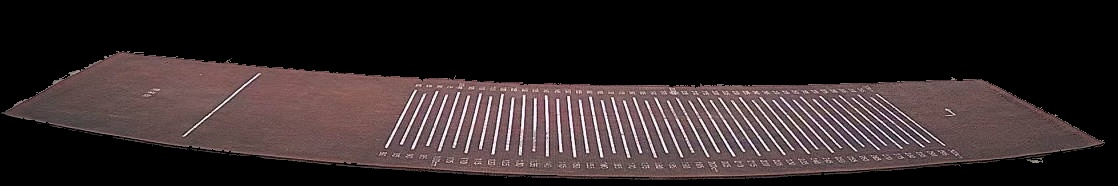
#> input picture sport_demo1/img/onlyRedArea.jpg, 1118 x 186 px
$ python cannyDemo.py
#> lines starting #> are read from the running program, lines starting #| are printed output that depends on the picture; after the words box and inside, x2 and y2 are one past the last pixel; in counts of white or black regions, pixels touching at a corner belong together
import cv2
import numpy as np

cv2.namedWindow('edge_detection')
cv2.createTrackbar('minThreshold', 'edge_detection', 50, 1000, lambda x: x)
cv2.createTrackbar('maxThreshold', 'edge_detection', 100, 1000, lambda x: x)

img = cv2.imread('../img/onlyRedArea.jpg', cv2.IMREAD_GRAYSCALE)  # 替换为您的图片路径
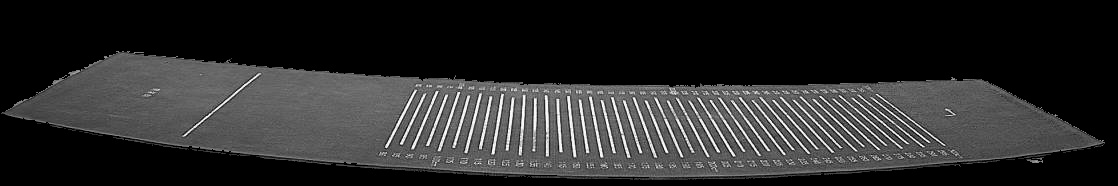
#> img: shape (186, 1118); min 0, max 255, mean 42.9
img0 = cv2.imread('../img/onlyRedArea.jpg')  # 替换为您的图片路径
#> img0 is the input picture: shape (186, 1118, 3); mean B, G, R 40.4, 39.7, 50.1

while True:
    minThreshold = cv2.getTrackbarPos('minThreshold', 'edge_detection')
    maxThreshold = cv2.getTrackbarPos('maxThreshold', 'edge_detection')

    edges = cv2.Canny(img, minThreshold, maxThreshold)
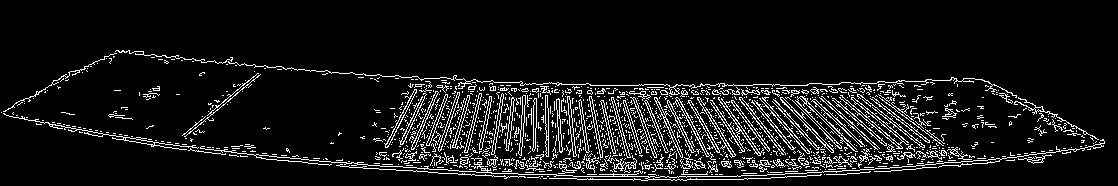
#> edges: shape (186, 1118); 8.6% white in thin lines or dots, all inside (x1, y1, x2, y2) = (1, 50, 1105, 181)

    cv2.imshow('edge_detection', edges)

    if cv2.waitKey(10) & 0xFF == ord('q'):
#> (key q is pressed here)
        break

cv2.destroyAllWindows()
